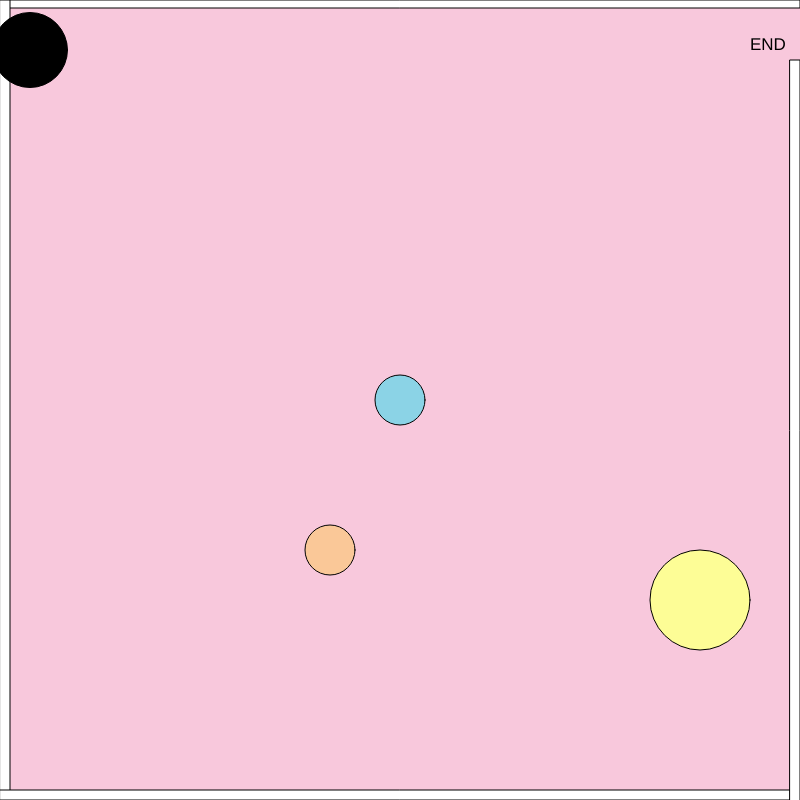
Frame 1 (no input)
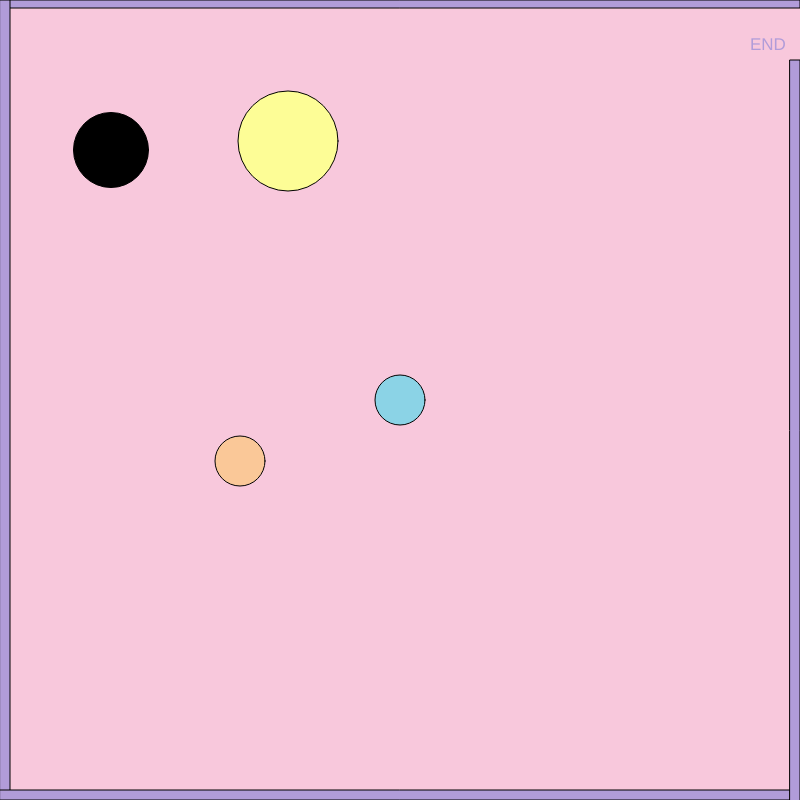
Frame 60 (no input)
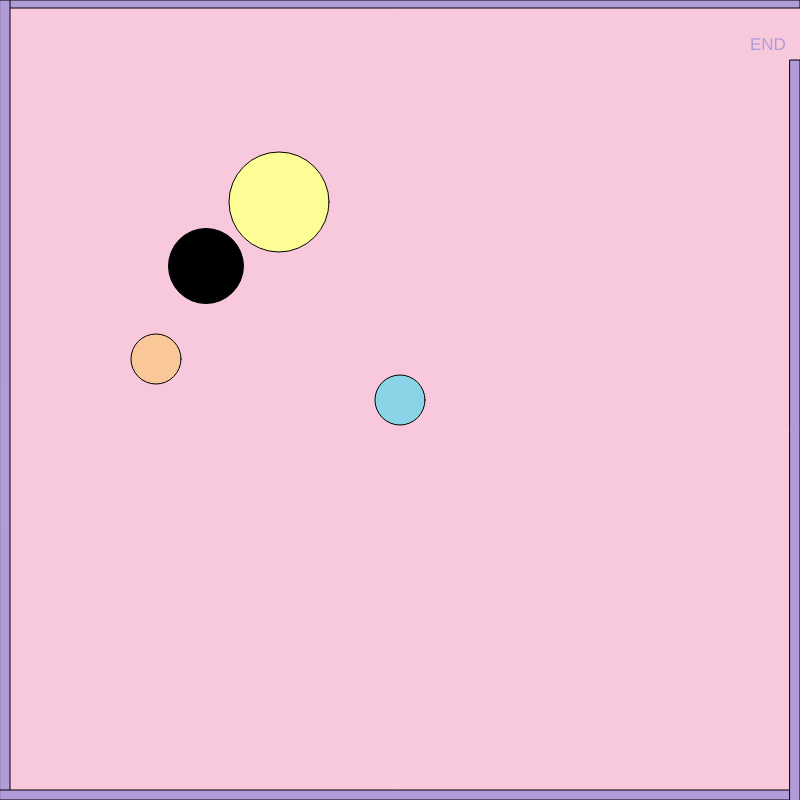
Frame 120 (the mouse pressed at the canvas centre since frame 60)

The p5.js sketch that drew these frames (run headless with seeded random() and noise() and a simulated clock; from frame 60 on, the mouse is pressed at the canvas centre):

// p5.js sketch
// ── sketch.js
// WASD controls
var w = 87; 
var a = 65;
var s = 83;
var d = 68;

// variables
var charX = 400;
var charY = 400;
var diameter = 50;
var diameter2 = 25;
var shapeX = 30;
var shapeY = 50;
var shapeC = 330;
var shapeD = 550;
var shapeE = 700;
var shapeF = 600;
var XSpeed;
var YSpeed;
var CSpeed;
var DSpeed;
var ESpeed;
var FSpeed;

var mouseClickX;
var mouseClickY;

function setup()
{
    createCanvas(800, 800);
    XSpeed = Math.floor(Math.random() * (Math.floor(Math.random() * 9)) + 1);
    YSpeed = Math.floor(Math.random() * (Math.floor(Math.random() * 9)) + 1);
	CSpeed = Math.floor(Math.random() * (Math.floor(Math.random() * 9)) + 1);
	DSpeed = Math.floor(Math.random() * (Math.floor(Math.random() * 9)) + 1);
	ESpeed = Math.floor(Math.random() * (Math.floor(Math.random() * 9)) + 1);
	FSpeed = Math.floor(Math.random() * (Math.floor(Math.random() * 9)) + 1);
}

function draw()
{
    background(248,200,220);
    //borders
    rect(0,0,width,8);
    rect(0,0,10,height);
    rect(0, height-10,width, 10);
    rect(width-10,60,10,height-50);

    // exit message
    textSize(17);
    text("END", 750, 50)

    //creating character
    fill(139, 211, 230);
    circle(charX,charY,diameter);


    //key handling
    if(keyIsDown(w))
    {
        charY -= 10;   
    }
    if(keyIsDown(s))
    {
        charY += 10;   
    }
    if(keyIsDown(a))
    {
        charX -= 10;   
    }
    if(keyIsDown(d))
    {
        charX += 10;   
    }

    //creating attacking circles
    fill(0, 0, 0);
    circle(shapeX, shapeY, 75);
	fill(250, 200 , 152);
	circle(shapeC, shapeD, 50);
	fill(253, 253, 150);
	circle(shapeE, shapeF, 100);

     //setting random speed at beginning
     XSpeed = Math.floor(Math.random() * (Math.floor(Math.random() * 5)) + 1);
     YSpeed = Math.floor(Math.random() * (Math.floor(Math.random() * 5)) + 1);
	 CSpeed = Math.floor(Math.random() * (Math.floor(Math.random() * 5)) + 1);
	 DSpeed = Math.floor(Math.random() * (Math.floor(Math.random() * 5)) + 1);
	 ESpeed = Math.floor(Math.random() * (Math.floor(Math.random() * 5)) + 1);
	 FSpeed = Math.floor(Math.random() * (Math.floor(Math.random() * 5)) + 1);
	 
    //moving the shapes
    shapeX += XSpeed;
    shapeY += YSpeed;
	shapeC -= CSpeed;
	shapeD -= DSpeed;
	shapeE += ESpeed;
	shapeF -= FSpeed;
	
    // make shapes come out the other side of the border
    if(shapeX > width)
    {
        shapeX = 0;
    }
    if(shapeX < 0)
    {
        shapeX = width;
    }
    if(shapeY > height)
    {
        shapeY = 0;
    }
    if(shapeY < 0)
    {
        shapeY = height;
    }
	
	if(shapeC > width)
    {
        shapeC = 0;
    }
    if(shapeC < 0)
    {
        shapeC = width;
    }
    if(shapeD > height)
    {
        shapeD = 0;
    }
    if(shapeD < 0)
    {
        shapeD = height;
    }
	
//else-if for yellow attack circle 
	if(shapeE <= 250)
     {
         shapeE += 10;
     } 
     else if(shapeE == 250 || shapeE <= 300)
     {
         shapeE += 2;
     }
     else if(shapeE > 300)
     {
        shapeE = 50;
     }
	 if(shapeF <= 200)
     {
         shapeF += 3;
     }
     else if(shapeF == 250 || shapeF <= 300)
     {
         shapeF += 1; 
     }
     else if(shapeF > 300)
     {
         shapeF = 50;
     }
     if(diameter2 <= 200)
     {
         diameter2 += 8;
     }
     else if(diameter2 == 200 || diameter2 <= 300)
     {
         diameter2 += 2;
     }
     else if(diameter2 > 300)
     {
         diameter2 = 25;
     }

    // check to see if the character found the goal
    if(charX > 750 && charY > 30)
    {
        textSize(26);
        text("That's a score!", width/2-50, height/2-50);
    }

    //create the shape based on the mouse click
    fill(177,156, 217);
    circle(mouseClickX, mouseClickY, 50);
}


function mouseClicked()
{
    mouseClickX = mouseX;
    mouseClickY = mouseY;
}
// ── main.html
<html>
  <head>
	<title>
		My first ps5.js page
	</title>
	<!-- <script src="https://cdnjs.cloudflare.com/ajax/libs/p5.js/1.1.9/p5.min.js"></script>-->
	<script src="p5.min.js"></script>
    <script src="sketch.js"></script>
  </head>
  <body>
  </body>
</html>
